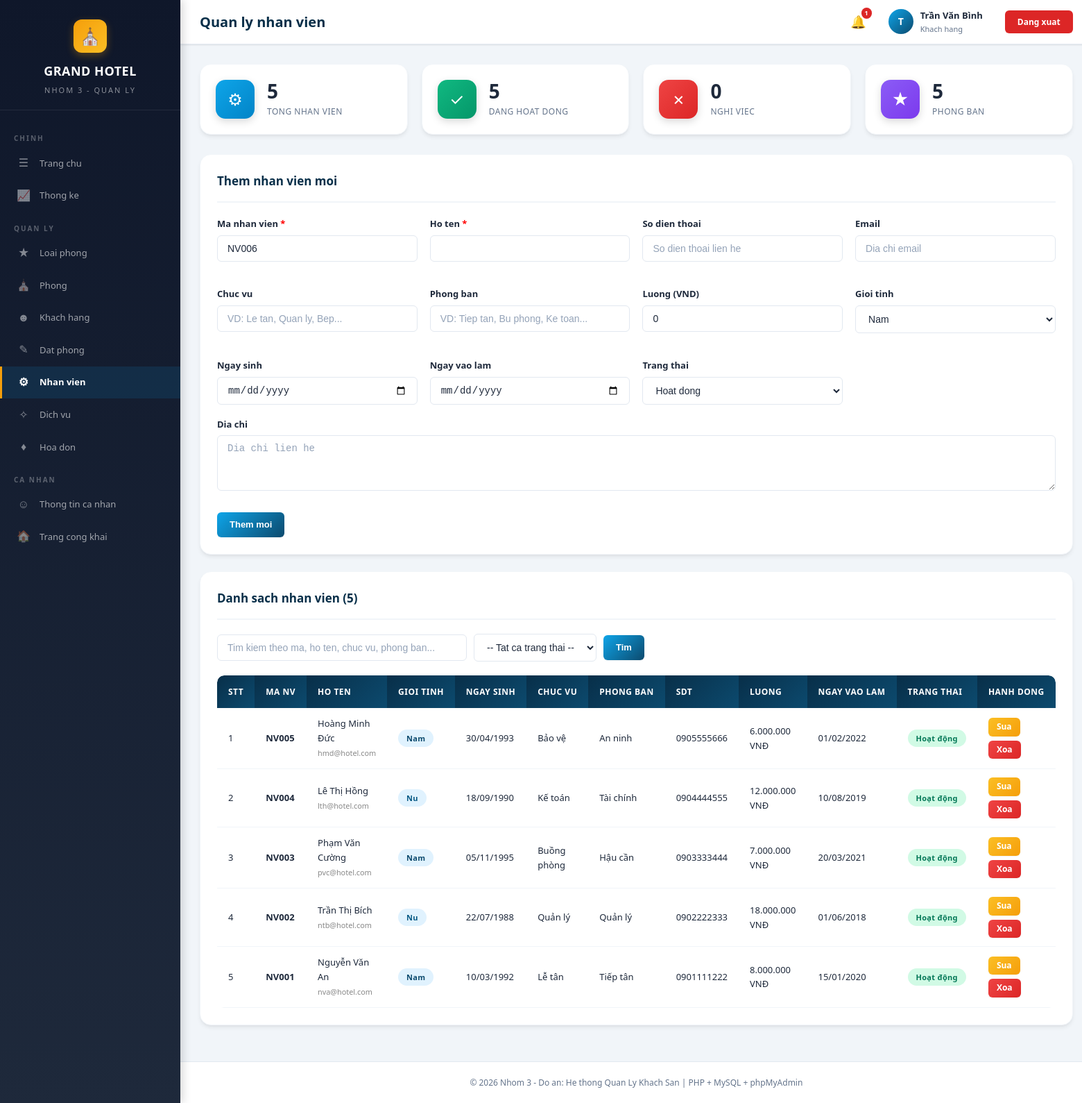
/nhanvien.php (signed in), run on the app's committed database.
### tables this page shows
CREATE TABLE IF NOT EXISTS nhanvien (
    id INT AUTO_INCREMENT PRIMARY KEY,
    manv VARCHAR(20) NOT NULL UNIQUE,
    taikhoan_id INT,
    hoten VARCHAR(100) NOT NULL,
    sdt VARCHAR(15),
    email VARCHAR(100),
    diachi TEXT,
    chucvu VARCHAR(100),
    phongban VARCHAR(100) DEFAULT '',
    luong DECIMAL(12,2) DEFAULT 0,
    ngaysinh DATE,
    gioitinh ENUM('Nam', 'Nu', 'Khac') DEFAULT 'Nam',
    ngvaolam DATE,
    trangthai ENUM('hoat_dong', 'nghi_viec') DEFAULT 'hoat_dong',
    created_at TIMESTAMP DEFAULT CURRENT_TIMESTAMP,
    FOREIGN KEY (taikhoan_id) REFERENCES taikhoan(id) ON DELETE SET NULL
);

### nhanvien.php (the view, shortened to what this page needs)
<?php
require_once 'config.php';
$editItem = null;
$search = trim($_GET['search'] ?? '');
$filter_trangthai = $_GET['filter_trangthai'] ?? '';
$where = 'WHERE 1=1';
$params = [];
$sql = "SELECT * FROM nhanvien $where ORDER BY id DESC";
$stmt = $pdo->prepare($sql);
$stmt->execute($params);
$dsNhanVien = $stmt->fetchAll();
$tongNhanVien = $pdo->query("SELECT COUNT(*) FROM nhanvien")->fetchColumn();
$nhanVienHoatDong = $pdo->query("SELECT COUNT(*) FROM nhanvien WHERE trangthai='hoat_dong'")->fetchColumn();
$nhanVienNghiViec = $pdo->query("SELECT COUNT(*) FROM nhanvien WHERE trangthai='nghi_viec'")->fetchColumn();
$soPhongBan = $pdo->query("SELECT COUNT(DISTINCT phongban) FROM nhanvien WHERE phongban IS NOT NULL AND phongban != ''")->fetchColumn();
require_once 'header.php';
?>
<div class="stats-grid">
    <div class="stat-card">
        <div class="stat-icon blue">&#9881;</div>
        <div class="stat-info">
            <h4><?php echo $tongNhanVien; ?></h4>
            <p>Tong nhan vien</p>
        </div>
    </div>
    <div class="stat-card">
        <div class="stat-icon green">&#10003;</div>
        <div class="stat-info">
            <h4><?php echo $nhanVienHoatDong; ?></h4>
            <p>Dang hoat dong</p>
        </div>
    </div>
    <div class="stat-card">
        <div class="stat-icon red">&#10007;</div>
        <div class="stat-info">
            <h4><?php echo $nhanVienNghiViec; ?></h4>
            <p>Nghi viec</p>
        </div>
    </div>
    <div class="stat-card">
        <div class="stat-icon purple">&#9733;</div>
        <div class="stat-info">
            <h4><?php echo $soPhongBan; ?></h4>
            <p>Phong ban</p>
        </div>
    </div>
</div>
<div class="card">
    <div class="card-header">
        <h3><?php echo $editItem ? 'Sua thong tin nhan vien' : 'Them nhan vien moi'; ?></h3>
    </div>
    <form method="POST" action="">
        <div class="form-grid">
            <div class="form-group">
                <label>Ma nhan vien <span style="color:red">*</span></label>
                <input type="text" name="manv" class="form-control" value="<?php echo $editItem ? htmlspecialchars($editItem['manv']) : generateCode('NV', 'nhanvien'); ?>" required>
            </div>
            <div class="form-group">
                <label>Ho ten <span style="color:red">*</span></label>
                <input type="text" name="hoten" class="form-control" value="<?php echo $editItem ? htmlspecialchars($editItem['hoten']) : ''; ?>" required>
            </div>
            <div class="form-group">
                <label>So dien thoai</label>
                <input type="text" name="sdt" class="form-control" value="<?php echo $editItem ? htmlspecialchars($editItem['sdt'] ?? '') : ''; ?>" placeholder="So dien thoai lien he">
            </div>
            <div class="form-group">
                <label>Email</label>
                <input type="email" name="email" class="form-control" value="<?php echo $editItem ? htmlspecialchars($editItem['email'] ?? '') : ''; ?>" placeholder="Dia chi email">
            </div>
            <div class="form-group">
                <label>Chuc vu</label>
                <input type="text" name="chucvu" class="form-control" value="<?php echo $editItem ? htmlspecialchars($editItem['chucvu'] ?? '') : ''; ?>" placeholder="VD: Le tan, Quan ly, Bep...">
            </div>
            <div class="form-group">
                <label>Phong ban</label>
                <input type="text" name="phongban" class="form-control" value="<?php echo $editItem ? htmlspecialchars($editItem['phongban'] ?? '') : ''; ?>" placeholder="VD: Tiep tan, Bu phong, Ke toan..." list="phongban_list">
            </div>
            <div class="form-group">
                <label>Luong (VND)</label>
                <input type="number" name="luong" class="form-control" min="0" step="100000" value="<?php echo $editItem ? $editItem['luong'] : 0; ?>" placeholder="Muc luong">
            </div>
            <div class="form-group">
                <label>Gioi tinh</label>
                <select name="gioitinh" class="form-control">
                    <option value="Nam" <?php echo (!$editItem || $editItem['gioitinh'] === 'Nam') ? 'selected' : ''; ?>>Nam</option>
                </select>
            </div>
            <div class="form-group">
                <label>Ngay sinh</label>
                <input type="date" name="ngaysinh" class="form-control" value="<?php echo $editItem ? formatDateInput($editItem['ngaysinh'] ?? '') : ''; ?>">
            </div>
            <div class="form-group">
                <label>Ngay vao lam</label>
                <input type="date" name="ngvaolam" class="form-control" value="<?php echo $editItem ? formatDateInput($editItem['ngvaolam'] ?? '') : ''; ?>">
            </div>
            <div class="form-group">
                <label>Trang thai</label>
                <select name="trangthai" class="form-control">
                    <option value="hoat_dong" <?php echo (!$editItem || $editItem['trangthai'] === 'hoat_dong') ? 'selected' : ''; ?>>Hoat dong</option>
                </select>
            </div>
        </div>
        <div class="form-group">
            <label>Dia chi</label>
            <textarea name="diachi" class="form-control" rows="2" placeholder="Dia chi lien he"><?php echo $editItem ? htmlspecialchars($editItem['diachi'] ?? '') : ''; ?></textarea>
        </div>
        <div class="form-actions">
            <button type="submit" class="btn btn-primary"><?php echo $editItem ? 'Cap nhat' : 'Them moi'; ?></button>
        </div>
    </form>
</div>
<div class="card">
    <div class="card-header">
        <h3>Danh sach nhan vien (<?php echo $tongNhanVien; ?>)</h3>
    </div>
    <div class="search-bar">
        <form method="GET" action="" style="display:flex; gap:10px; flex-wrap:wrap; align-items:center; width:100%;">
            <input type="text" name="search" class="form-control" placeholder="Tim kiem theo ma, ho ten, chuc vu, phong ban..." value="<?php echo htmlspecialchars($search); ?>" style="max-width:360px;">
            <div class="filter-group">
                <select name="filter_trangthai" class="form-control" onchange="this.form.submit()">
                    <option value="">-- Tat ca trang thai --</option>
                </select>
            </div>
            <button type="submit" class="btn btn-primary">Tim</button>
        </form>
    </div>
    <div class="table-wrapper">
        <table>
            <thead>
                <tr>
                    <th>STT</th>
                    <th>Ma NV</th>
                    <th>Ho ten</th>
                    <th>Gioi tinh</th>
                    <th>Ngay sinh</th>
                    <th>Chuc vu</th>
                    <th>Phong ban</th>
                    <th>SDT</th>
                    <th>Luong</th>
                    <th>Ngay vao lam</th>
                    <th>Trang thai</th>
                    <th>Hanh dong</th>
                </tr>
            </thead>
            <tbody>
                <?php if (empty($dsNhanVien)): ?>
                    <tr>
                        <td colspan="12">
                            <div class="empty-state">
                                <div class="empty-icon">&#9881;</div>
                                <h4>Khong co nhan vien nao</h4>
                                <p>Khong tim thay nhan vien nao voi tieu chi tim kiem hien tai.</p>
                            </div>
                        </td>
                    </tr>
                <?php else: ?>
                    <?php $stt = 1; foreach ($dsNhanVien as $nv): ?>
                    <tr>
                        <td><?php echo $stt++; ?></td>
                        <td><strong><?php echo htmlspecialchars($nv['manv']); ?></strong></td>
                        <td>
                            <?php echo htmlspecialchars($nv['hoten']); ?>
                            <?php if (!empty($nv['email'])): ?>
                                <br><small style="color:#888;"><?php echo htmlspecialchars($nv['email']); ?></small>
                            <?php endif; ?>
                        </td>
                        <td>
                            <?php
                            if ($nv['gioitinh'] === 'Nu') echo '<span class="badge badge-info">Nu</span>';
                            elseif ($nv['gioitinh'] === 'Khac') echo '<span class="badge badge-secondary">Khac</span>';
                            else echo '<span class="badge badge-primary">Nam</span>';
                            ?>
                        </td>
                        <td><?php echo formatDate($nv['ngaysinh']); ?></td>
                        <td><?php echo htmlspecialchars($nv['chucvu'] ?? ''); ?></td>
                        <td><?php echo htmlspecialchars($nv['phongban'] ?? ''); ?></td>
                        <td><?php echo htmlspecialchars($nv['sdt'] ?? ''); ?></td>
                        <td><?php echo formatMoney($nv['luong']); ?></td>
                        <td><?php echo formatDate($nv['ngvaolam']); ?></td>
                        <td><?php echo getStatusBadge($nv['trangthai'], 'nhanvien'); ?></td>
                        <td>
                            <div class="btn-group">
                                <a href="nhanvien.php?edit=<?php echo $nv['id']; ?><?php echo $search ? '&search=' . urlencode($search) : ''; ?><?php echo $filter_trangthai ? '&filter_trangthai=' . urlencode($filter_trangthai) : ''; ?>" class="btn btn-warning btn-sm">Sua</a>
                                <a href="nhanvien.php?delete=<?php echo $nv['id']; ?>" class="btn btn-danger btn-sm" onclick="return confirmDelete('Ban co chac muon xoa nhan vien <?php echo htmlspecialchars(addslashes($nv['hoten'])); ?>?')">Xoa</a>
                            </div>
                        </td>
                    </tr>
                    <?php endforeach; ?>
                <?php endif; ?>
            </tbody>
        </table>
    </div>
</div>
<?php require_once 'footer.php'; ?>

### config.php (shortened to what this page needs)
<?php
$host = 'localhost';
$dbname = 'quanly_khachsan';
$username = 'root';
$password = '';
try {
    $pdo = new PDO("mysql:host=$host;dbname=$dbname;charset=utf8mb4", $username, $password);
    $pdo->setAttribute(PDO::ATTR_ERRMODE, PDO::ERRMODE_EXCEPTION);
    $pdo->setAttribute(PDO::ATTR_DEFAULT_FETCH_MODE, PDO::FETCH_ASSOC);
} catch (PDOException $e) {
    die("Kết nối cơ sở dữ liệu thất bại: " . $e->getMessage());
}
function formatMoney($amount) {
    return number_format($amount, 0, ',', '.') . ' VNĐ';
}
function formatDate($date) {
    return date('d/m/Y', strtotime($date));
}
function generateCode($prefix, $table) {
    global $pdo;
    $stmt = $pdo->query("SELECT MAX(id) as max_id FROM $table");
    $row = $stmt->fetch();
    $next = ($row['max_id'] ?? 0) + 1;
    return $prefix . str_pad($next, 3, '0', STR_PAD_LEFT);
}
function getStatusBadge($status, $type = 'phong') {
    $map = [
        'phong' => [
            'trong' => ['badge-success', 'Trống'],
            'dang_thue' => ['badge-info', 'Đang thuê'],
            'bao_tri' => ['badge-danger', 'Bảo trì'],
            'da_dat' => ['badge-warning', 'Đã đặt'],
        ],
        'datphong' => [
            'cho_xac_nhan' => ['badge-warning', 'Chờ xác nhận'],
            'da_xac_nhan' => ['badge-info', 'Đã xác nhận'],
            'da_nhan_phong' => ['badge-primary', 'Đã nhận phòng'],
            'da_tra_phong' => ['badge-success', 'Đã trả phòng'],
            'da_huy' => ['badge-danger', 'Đã hủy'],
        ],
        'hoadon' => [
            'chua_thanh_toan' => ['badge-danger', 'Chưa thanh toán'],
            'da_thanh_toan' => ['badge-success', 'Đã thanh toán'],
            'da_huy' => ['badge-secondary', 'Đã hủy'],
        ],
        'nhanvien' => [
            'hoat_dong' => ['badge-success', 'Hoạt động'],
            'nghi_viec' => ['badge-danger', 'Nghỉ việc'],
        ],
        'dichvu' => [
            'hoat_dong' => ['badge-success', 'Hoạt động'],
            'ngung' => ['badge-danger', 'Ngưng'],
        ],
        'taikhoan' => [
            'hoat_dong' => ['badge-success', 'Hoạt động'],
            'khoa' => ['badge-danger', 'Khóa'],
        ],
    ];
    $item = $map[$type][$status] ?? ['badge-secondary', $status];
    return '<span class="badge ' . $item[0] . '">' . $item[1] . '</span>';
}
?>

### data on the page
nhanvien: manv "NV005", hoten "Hoàng Minh Đức", email "hmd@hotel.com", gioitinh "Nam", ngaysinh "30/04/1993", chucvu "Bảo vệ", phongban "An ninh", sdt "0905555666", luong "6.000.000 VNĐ", ngvaolam "01/02/2022", trangthai "Hoạt động"
nhanvien: manv "NV004", hoten "Lê Thị Hồng", email "lth@hotel.com", gioitinh "Nu", ngaysinh "18/09/1990", chucvu "Kế toán", phongban "Tài chính", sdt "0904444555", luong "12.000.000 VNĐ", ngvaolam "10/08/2019", trangthai "Hoạt động"
nhanvien: manv "NV003", hoten "Phạm Văn Cường", email "pvc@hotel.com", gioitinh "Nam", ngaysinh "05/11/1995", chucvu "Buồng phòng", phongban "Hậu cần", sdt "0903333444", luong "7.000.000 VNĐ", ngvaolam "20/03/2021", trangthai "Hoạt động"
nhanvien: manv "NV002", hoten "Trần Thị Bích", email "ntb@hotel.com", gioitinh "Nu", ngaysinh "22/07/1988", chucvu "Quản lý", phongban "Quản lý", sdt "0902222333", luong "18.000.000 VNĐ", ngvaolam "01/06/2018", trangthai "Hoạt động"
nhanvien: manv "NV001", hoten "Nguyễn Văn An", email "nva@hotel.com", gioitinh "Nam", ngaysinh "10/03/1992", chucvu "Lễ tân", phongban "Tiếp tân", sdt "0901111222", luong "8.000.000 VNĐ", ngvaolam "15/01/2020", trangthai "Hoạt động"

### other printed values
$page_title "Quan ly nhan vien"
$unread "1"
mb_substr($_SESSION['hoten'] ?? 'A', 0, 1, 'UTF-8') "T"
$_SESSION['hoten'] "Trần Văn Bình"
$tongNhanVien "5"
$nhanVienHoatDong "5"
$nhanVienNghiViec "0"
$soPhongBan "5"
